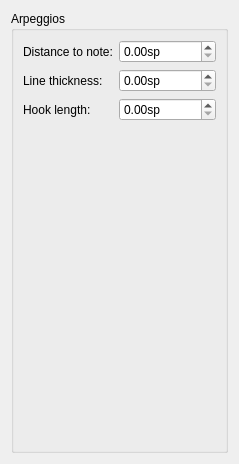
     <widget class="QWidget" name="Page9">
      <layout class="QVBoxLayout" name="verticalLayout_15">
       <property name="spacing">
        <number>0</number>
       </property>
       <item>
        <widget class="QGroupBox" name="groupBox_7">
         <property name="title">
          <string>Arpeggios</string>
         </property>
         <property name="flat">
          <bool>false</bool>
         </property>
         <layout class="QVBoxLayout" name="verticalLayout_16">
          <item>
           <layout class="QFormLayout" name="formLayout_7">
            <item row="0" column="0">
             <widget class="QLabel" name="label_26">
              <property name="text">
               <string>Distance to note:</string>
              </property>
              <property name="buddy">
               <cstring>arpeggioNoteDistance</cstring>
              </property>
             </widget>
            </item>
            <item row="0" column="1">
             <widget class="QDoubleSpinBox" name="arpeggioNoteDistance">
              <property name="suffix">
               <string>sp</string>
              </property>
              <property name="maximum">
               <double>99999999.000000000000000</double>
              </property>
              <property name="singleStep">
               <double>0.200000000000000</double>
              </property>
             </widget>
            </item>
            <item row="1" column="0">
             <widget class="QLabel" name="label_27">
              <property name="text">
               <string>Line thickness:</string>
              </property>
              <property name="buddy">
               <cstring>arpeggioLineWidth</cstring>
              </property>
             </widget>
            </item>
            <item row="1" column="1">
             <widget class="QDoubleSpinBox" name="arpeggioLineWidth">
              <property name="suffix">
               <string>sp</string>
              </property>
              <property name="maximum">
               <double>999999.000000000000000</double>
              </property>
              <property name="singleStep">
               <double>0.010000000000000</double>
              </property>
             </widget>
            </item>
            <item row="2" column="0">
             <widget class="QLabel" name="label_28">
              <property name="text">
               <string>Hook length:</string>
              </property>
              <property name="buddy">
               <cstring>arpeggioHookLen</cstring>
              </property>
             </widget>
            </item>
            <item row="2" column="1">
             <widget class="QDoubleSpinBox" name="arpeggioHookLen">
              <property name="suffix">
               <string>sp</string>
              </property>
              <property name="maximum">
               <double>99999.000000000000000</double>
              </property>
              <property name="singleStep">
               <double>0.100000000000000</double>
              </property>
             </widget>
            </item>
           </layout>
          </item>
          <item>
           <spacer name="verticalSpacer_8">
            <property name="orientation">
             <enum>Qt::Vertical</enum>
            </property>
            <property name="sizeHint" stdset="0">
             <size>
              <width>20</width>
              <height>320</height>
             </size>
            </property>
           </spacer>
          </item>
         </layout>
        </widget>
       </item>
      </layout>
     </widget>
